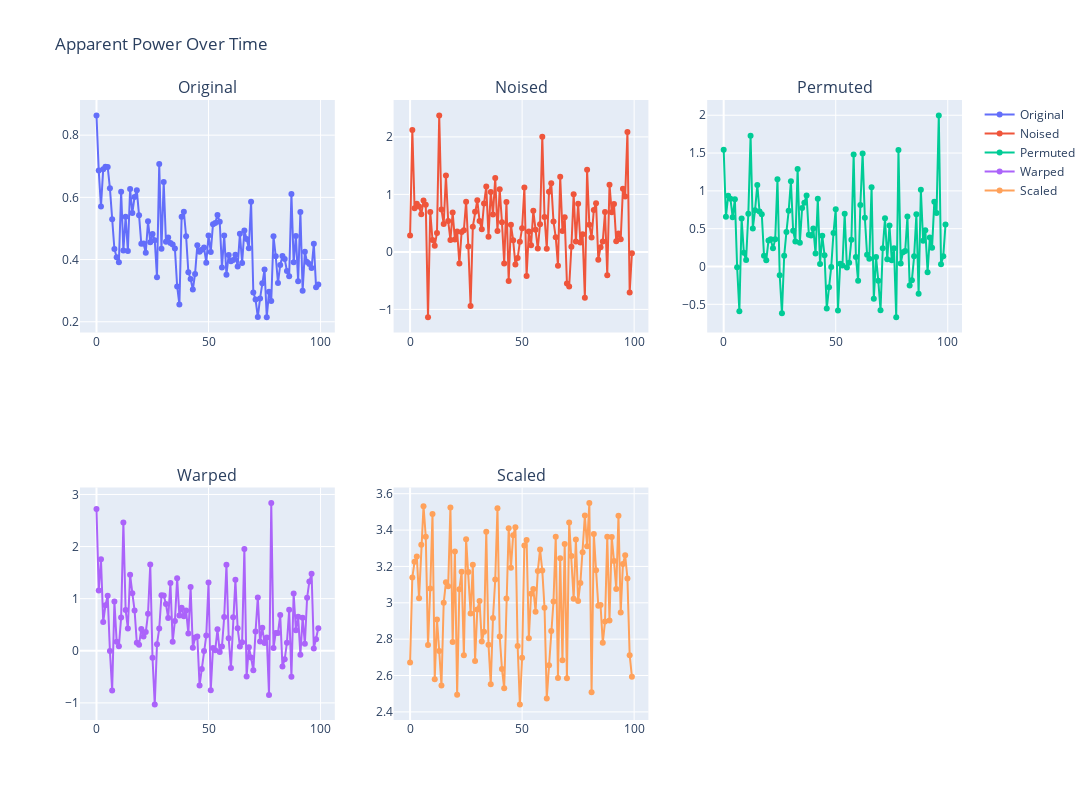

Notebook source saved alongside this figure:
### Code cell
from plotly.subplots import make_subplots
import plotly.graph_objects as go

# Assuming the dataframes are already defined

# Create a figure with subplots arranged over two rows
fig = make_subplots(rows=2, cols=3, subplot_titles=('Original', 'Noised', 'Permuted', 'Warped', 'Scaled'))

# Add the traces, arranging them over two rows
fig.add_trace(go.Scatter(x=original_df.index, y=original_df['Apparent Power (S)'],
                         mode='lines+markers', name='Original'), row=1, col=1)
fig.add_trace(go.Scatter(x=noised_df.index, y=noised_df['Apparent Power (S)'],
                         mode='lines+markers', name='Noised'), row=1, col=2)
fig.add_trace(go.Scatter(x=permuted_df.index, y=permuted_df['Apparent Power (S)'],
                         mode='lines+markers', name='Permuted'), row=1, col=3)
fig.add_trace(go.Scatter(x=warped_df.index, y=warped_df['Apparent Power (S)'],
                         mode='lines+markers', name='Warped'), row=2, col=1)
fig.add_trace(go.Scatter(x=scaled_df.index, y=scaled_df['Apparent Power (S)'],
                         mode='lines+markers', name='Scaled'), row=2, col=2)

# Note: We have an empty spot at row 2, col 3, which you might use for another plot or leave as is.

# Update layout to adjust the size and title
fig.update_layout(height=800, width=1200, title_text="Apparent Power Over Time")

# Show the figure
fig.show()
